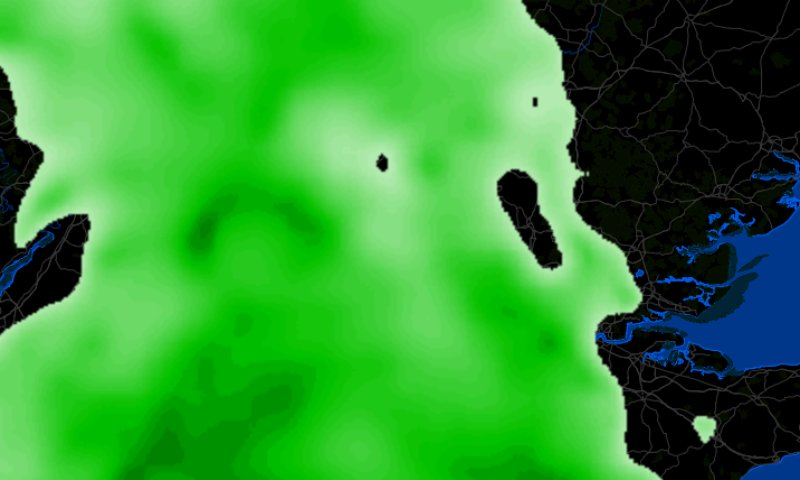
#> input picture server/images/combined.jpg, 800 x 480 px
$ python generate_default_image.py ../../../server/images/combined.jpg
#> lines starting #> are read from the running program, lines starting #| are printed output that depends on the picture
#!/usr/bin/env python3
"""
Convert an image into a C++ header containing pre-quantized raw framebuffer bytes
for the Pimoroni Inky Frame 7.3" (Pico W and Pico 2 W) and export preview PNG images
to the build directory.
"""

import sys
from pathlib import Path
from PIL import Image

TARGET_WIDTH = 800
TARGET_HEIGHT = 480
TARGET_SIZE = TARGET_WIDTH * TARGET_HEIGHT

BLACK = (0, 0, 0)
WHITE = (255, 255, 255)
GREEN = (0, 255, 0)
BLUE = (0, 0, 255)
RED = (255, 0, 0)
YELLOW = (255, 255, 0)
ORANGE = (255, 140, 0)

# ACeP 7-color palette for Pico W (RP2040)
PALETTE_PICO_W = (*BLACK, *WHITE, *GREEN, *BLUE, *RED, *YELLOW, *ORANGE)

# Spectra 6-color palette for Pico 2 W (RP2350)
PALETTE_PICO2_W = (*BLACK, *BLACK, *YELLOW, *RED, *WHITE, *BLUE, *GREEN)


def process_image(input_path: Path, output_header_path: Path):
    print(f"Loading image: {input_path}")
    img = Image.open(input_path)
#> img is the input picture: PIL image 800x480 RGB; mean R, G, B 48.1, 149, 50.4

    # Resize & center crop to 800x480
    img_ratio = img.width / img.height
#> img_ratio = 1.67
    target_ratio = TARGET_WIDTH / TARGET_HEIGHT

    if img_ratio > target_ratio:
        new_h = TARGET_HEIGHT
        new_w = int(TARGET_HEIGHT * img_ratio)
    else:
        new_w = TARGET_WIDTH
        new_h = int(TARGET_WIDTH / img_ratio)
#> new_h = 480

    img_resized = img.resize((new_w, new_h), Image.Resampling.LANCZOS)
    left = (new_w - TARGET_WIDTH) // 2
    top = (new_h - TARGET_HEIGHT) // 2
#> top = 0
    img_cropped = img_resized.crop((left, top, left + TARGET_WIDTH, top + TARGET_HEIGHT)).convert("RGB")

    def quantize_image(palette_tuple):
        pal_img = Image.new("P", (1, 1))
        pal_img.putpalette(palette_tuple, rawmode="RGB")
        quant = img_cropped.quantize(palette=pal_img, dither=Image.Dither.FLOYDSTEINBERG)
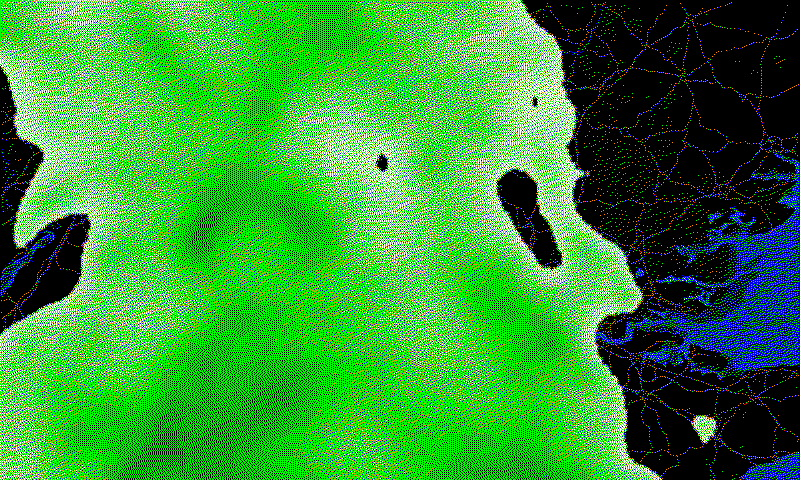
#> quant: PIL image 800x480 P; mean R, G, B 48.1, 148.7, 49.9
        return quant

    print("Quantizing for Pico W (ACeP 7-color)...")
    quant_pico_w = quantize_image(PALETTE_PICO_W)
    bytes_pico_w = quant_pico_w.tobytes()

    print("Quantizing for Pico 2 W (Spectra 6-color)...")
    quant_pico2_w = quantize_image(PALETTE_PICO2_W)
#> in quantize_image (call 2), `quant = img_cropped.quantize(palette=pal_img, dither=Image.Dither.FLOY..`:
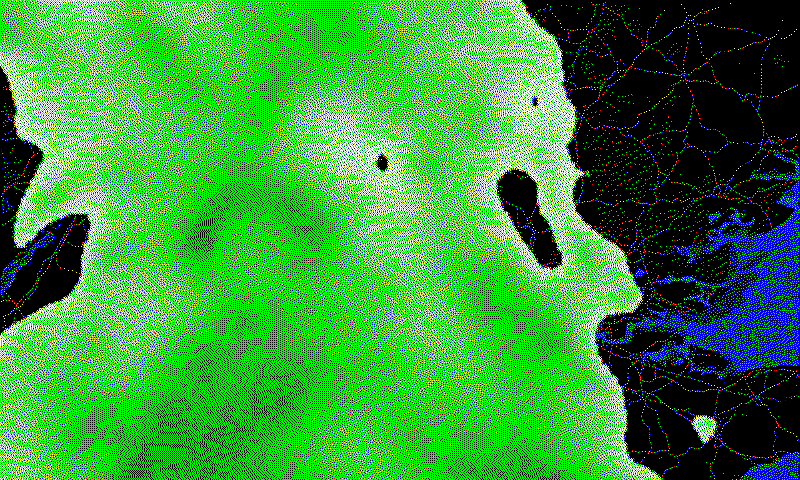
#> quant: PIL image 800x480 P; mean R, G, B 47.9, 148.9, 50
    bytes_pico2_w = quant_pico2_w.tobytes()

    assert len(bytes_pico_w) == TARGET_SIZE
    assert len(bytes_pico2_w) == TARGET_SIZE

    # Write C++ header
    print(f"\nWriting header: {output_header_path}")
    with open(output_header_path, "w") as f:
        f.write("// Auto-generated default background image\n")
        f.write("#pragma once\n\n")
        f.write("#include <cstdint>\n")
        f.write("#include <cstddef>\n")
        f.write('#include "pico/platform.h"\n\n')
        f.write(f"constexpr size_t DEFAULT_IMAGE_SIZE = {TARGET_SIZE};\n\n")

        f.write("#if PICO_RP2350\n")
        f.write("// Pre-quantized for Pico 2 W (Spectra palette)\n")
        f.write(f"const uint8_t DEFAULT_IMAGE_DATA[{TARGET_SIZE}] = {{\n")
        for i in range(0, len(bytes_pico2_w), 32):
            chunk = bytes_pico2_w[i : i + 32]
            f.write("    " + ", ".join(f"0x{b:02x}" for b in chunk) + ",\n")
#> this loop made 12000 passes
#> i on passes 2 to 4: 32, 64, 96
        f.write("};\n")

        f.write("#elif PICO_RP2040\n")
        f.write("// Pre-quantized for Pico W (ACeP palette)\n")
        f.write(f"const uint8_t DEFAULT_IMAGE_DATA[{TARGET_SIZE}] = {{\n")
        for i in range(0, len(bytes_pico_w), 32):
            chunk = bytes_pico_w[i : i + 32]
            f.write("    " + ", ".join(f"0x{b:02x}" for b in chunk) + ",\n")
        f.write("};\n")
        f.write("#endif\n")

    # Save preview PNG images to build directories
    app_dir = output_header_path.parent
    build_dir = app_dir / "build"
    build_dir.mkdir(parents=True, exist_ok=True)

    preview_w = build_dir / "default_image_pico_w.png"
    preview_2w = build_dir / "default_image_pico2_w.png"

    quant_pico_w.convert("RGB").save(preview_w)
    quant_pico2_w.convert("RGB").save(preview_2w)

    # Also save inside build_pico_w / build_pico2_w if they exist
    build_pico_w_dir = app_dir / "build_pico_w"
    if build_pico_w_dir.is_dir():
        quant_pico_w.convert("RGB").save(build_pico_w_dir / "default_image_preview.png")

    build_pico2_w_dir = app_dir / "build_pico2_w"
    if build_pico2_w_dir.is_dir():
        quant_pico2_w.convert("RGB").save(build_pico2_w_dir / "default_image_preview.png")

    print("\nSaved preview images:")
    print(f"  Pico W   (ACeP 7-color):    {preview_w.resolve()}")
    print(f"  Pico 2 W (Spectra 6-color): {preview_2w.resolve()}")
    if build_pico_w_dir.is_dir():
        print(f"  Pico W Build Dir:           {(build_pico_w_dir / 'default_image_preview.png').resolve()}")
    if build_pico2_w_dir.is_dir():
        print(f"  Pico 2 W Build Dir:         {(build_pico2_w_dir / 'default_image_preview.png').resolve()}")
    print("\nDone!")


if __name__ == "__main__":
    if len(sys.argv) > 1:
        inp = Path(sys.argv[1]).expanduser()
    else:
        inp = Path.home() / "Pictures" / "webb-cats-paw-nebula.webp"

    outp = Path(__file__).resolve().parent.parent / "default_image.hpp"
    process_image(inp, outp)
